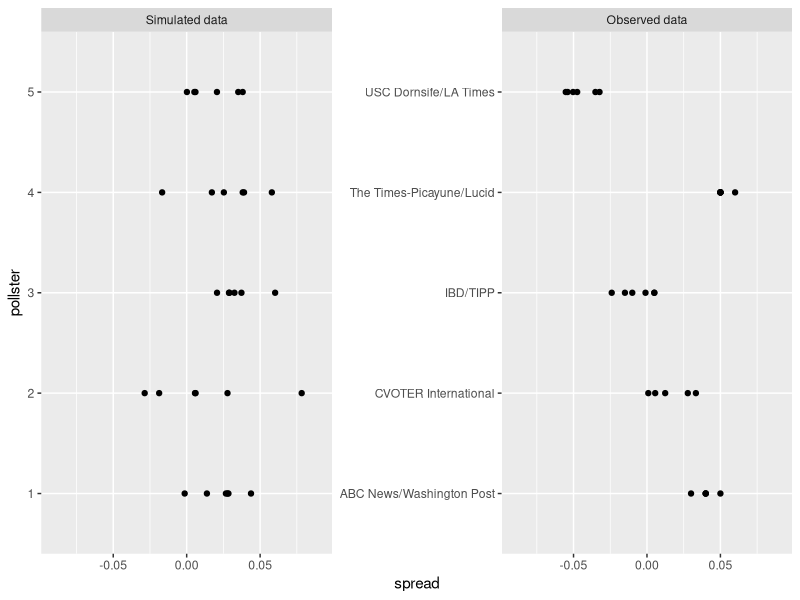
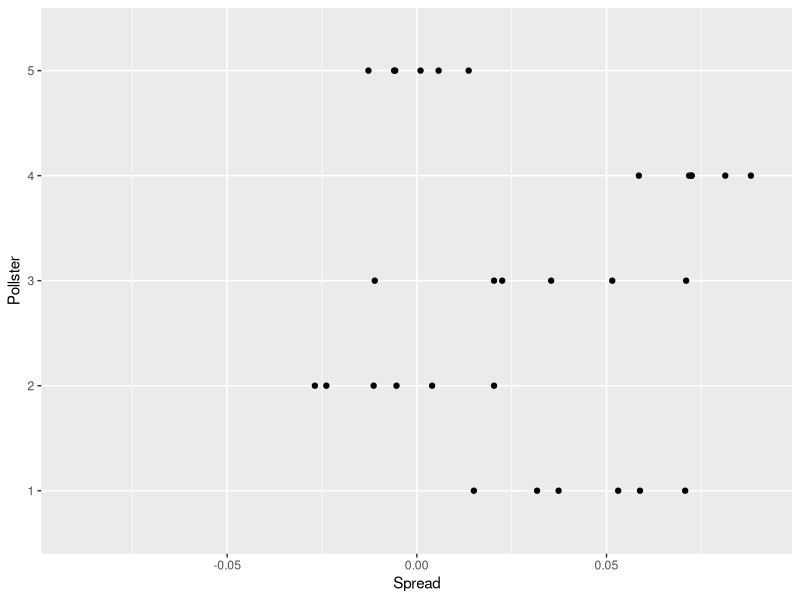

R code for these plots, in order: (Note: this script raises an error after producing the figures.)
## ---- chunk 1
#| echo: false
#| message: false
#| warning: false
#| cache: false
#| 
library(tidyverse)
library(dslabs)
## ---- chunk 2
#knitr::include_graphics(file.path(img_path, "pollster-2016-predictions.png"))
tmp <- data.frame(NYT = "  85%", `538` = "  71%", HuffPost = "  98%", PW = "  89%", PEC = " >99%", DK = "  92%", Cook = " Lean Dem", Roth = " Lean Dem", check.names = FALSE, row.names = "Win Prob")
if (knitr::is_html_output()) {
  knitr::kable(tmp, "html") |>
    kableExtra::kable_styling(bootstrap_options = "striped", full_width = FALSE)
} else{
  knitr::kable(tmp, "latex", booktabs = TRUE) |>
    kableExtra::kable_styling(font_size = 8)
}
## ---- chunk 3
set.seed(2012)
J <- 6
N <- 3000
theta <- 0.021
p <- (theta + 1)/2
y <- rnorm(J, theta, 2*sqrt(p*(1 - p)/N))
## ---- chunk 4
I <- 5
y <- sapply(1:I, function(i) rnorm(J, theta, 2*sqrt(p*(1 - p)/N)))
## ---- chunk 5
polls <- polls_us_election_2016 |> 
  filter(state == "U.S." & enddate >= "2016-11-02" & population == "lv") |>
  mutate(spread = rawpoll_clinton/100 - rawpoll_trump/100) 

tmp <- polls |> group_by(pollster) |> 
  filter(n() >= 5) |> 
  ungroup() |>
  select(pollster, spread) |>
  mutate(type = "Observed data", pollster = as.character(pollster)) |>
  bind_rows(tibble(spread = as.vector(y) , 
                      pollster = rep(as.character(1:I), each = J),
                      type = "Simulated data")) 
tmp |>
  mutate(type = factor(type, levels = c("Simulated data", "Observed data"))) |>
  ggplot(aes(pollster, spread)) + 
  geom_point() + 
  coord_flip() +
  facet_wrap( ~ type, scales = "free_y") +
  ylim(-.09,.09)
## ---- chunk 6
h <- rnorm(I, 0, 0.025)
y <- sapply(1:I, function(i) theta + h[i] + rnorm(J, 0, 2*sqrt(p*(1 - p)/N)))
## ---- chunk 7
data.frame(Spread = as.vector(y) , Pollster = as.factor(rep(1:I, each = J))) |>
  ggplot(aes(Pollster, Spread)) +
  geom_point() +
  coord_flip() +
  ylim(-.09,.09)
## ---- chunk 8
one_poll_per_pollster <- polls |> group_by(pollster) |> 
  slice_max(enddate, n = 1, with_ties = FALSE) |>
  ungroup()
## ---- chunk 9
y_bar <- mean(one_poll_per_pollster$spread)
## ---- chunk 10
sigma_b <- 0.03
s2 <- with(one_poll_per_pollster, sd(spread)^2/length(spread))
se <- sqrt(s2 + sigma_b^2)
## ---- chunk 11
theta_0 <- 0
tau <- 0.05
B <- se^2/(se^2 + tau^2)
posterior_mean <- B*theta_0 + (1 - B)*y_bar
posterior_se <- sqrt(1/(1/se^2 + 1/tau^2))
1 - pnorm(0, posterior_mean, posterior_se)
## ---- chunk 12
results <- results_us_election_2016 |> select(state, electoral_votes)
## ---- chunk 13
polls <- polls_us_election_2016 |>
  filter(state != "U.S." & enddate >= "2016-11-02" &  population != "a") |>
  mutate(spread = (rawpoll_clinton - rawpoll_trump)/100)
## ---- chunk 14
polls <- polls |>
  arrange(population, desc(enddate)) |>
  group_by(state, pollster) |>
  slice(1) |>
  ungroup() 
## ---- chunk 15
weights <- data.frame(grade = unique(sort(polls$grade))) |> 
  mutate(weight = seq(0.3, 1, length = length(grade)))
## ---- chunk 16
polls <- polls |> 
  filter(!is.na(grade)) |>
  left_join(weights, by = "grade") |> 
  group_by(state) |>
  summarize(n = n(),
            avg = sum(weight*spread)/sum(weight), 
            sd = sqrt(sum(weight*(spread - avg)^2)/((n - 1)/n*sum(weight))),
            n_eff = sum(weight)^2/sum(weight^2))
## ---- chunk 17
polls$sd <- with(polls, median(sd[n_eff >= 5], na.rm = TRUE))
## ---- chunk 18
results <- left_join(results, polls, by = "state")
## ---- chunk 19
results <- results_us_election_2012 |> 
  mutate(theta_0 = (obama - romney)/100) |> 
  select(state, theta_0) |> 
  right_join(results, by = "state")
## ---- chunk 20
results$tau <- 0.05
## ---- chunk 21
results <- results |>
  mutate(B = sd^2/n_eff/((sd^2/n_eff) + tau^2),
    posterior_mean = if_else(is.na(avg), theta, B*theta_0 + (1 - B)*avg),
    posterior_se = if_else(is.na(avg), tau, sqrt(1/(n_eff/sd^2 + 1/tau^2))))
## ---- chunk 22
set.seed(1983)
B <- 50000
n_states <- nrow(results)
trump_ev <- replicate(B,{
  theta <- with(results, rnorm(n_states, posterior_mean, posterior_se))
  sum(results$electoral_votes[theta < 0])
})
mean(trump_ev > 269)
## ---- chunk 23
sigma_b <- 0.03
trump_ev_2 <- replicate(B, {
  bias <- rnorm(1, 0, sigma_b) 
  mu <- with(results, rnorm(n_states, posterior_mean, posterior_se))
  mu <- mu + bias
  sum(results$electoral_votes[mu < 0])
})
mean(trump_ev_2 > 269)
## ---- chunk 24
state_map <- setNames(c("DC", "ME", "NE"), c("District of Columbia", "Maine","Nebraska"))
tmp <- left_join(results, results_us_election_2016, by = "state") |>
  mutate(abb = state.abb[match(state, state.name)]) |> 
  mutate(abb = ifelse(is.na(abb), str_replace_all(state, state_map), abb)) |> 
  mutate(spread = clinton - trump, avg = avg*100)

tmp |>
  filter(n >= 3 & abb != "DC") |>
  ggplot(aes(avg, spread)) +
  geom_point(aes(size = n)) + 
  geom_abline() +
  ggrepel::geom_text_repel(aes(label = abb), size = 2) +
  scale_size_continuous(range = c(0, 3)) +
  labs(x = "Polling average", y = "Actual result", caption = "Includes states with three or more polls taken during the last week.", title = "Difference between Clinton and Trump", size = "Number of polls")
## ---- chunk 25
tmp |> filter(sign(spread) != sign(avg)) |>
  select(state, avg, spread) |>
  mutate(across(-state, ~round(.,1))) |>
  setNames(c("State", "Polling average", "Actual result"))
## ---- chunk 26
regions <- select(results, state) |>
  mutate(abb = state.abb[match(state, state.name)]) |>
  mutate(region = state.division[match(state, state.name)]) |>
  mutate(region = case_when(
    abb %in% c("PA", "OH", "MI", "IN", "WI", "WV") ~ "Rust Belt",
    abb %in% c("IL", "IN", "IA", "KS", "MN", "MO", "NE", "ND", "SD") ~ "Midwest",
    abb %in% c("AL", "AR", "FL", "GA", "KY", "LA", "MS", "MO", "NC", "SC", 
               "TN", "WV") ~ "South",
    abb %in% c("AZ", "NM", "TX", "OK", "NV") ~ "Southwest",
    abb %in% c("VA", "DE", "MD", "DC") ~ "Middle Atlantic",
    state == "District of Columbia" ~ "Middle Atlantic",
    str_detect(state, "Maine") ~ "New England",
    str_detect(state, "Nebraska") ~ "Midwest",
    TRUE ~ region)) |> select(-abb)

tmp |> left_join(regions, by = "state") |>
  filter(n >= 3 & abb != "DC") |>
  mutate(bias = avg - spread,
         region = reorder(region, bias, median, na.rm = TRUE)) |>
  ggplot(aes(region, bias)) +
  geom_hline(yintercept = 0, lty = 2) + 
  geom_boxplot(outlier.shape = NA, width = 0.5) +
  geom_point(aes(color = region), show.legend = FALSE) +
  ggrepel::geom_text_repel(aes(label = abb), size = 2) +
  theme(axis.text.x = element_text(angle = 45, hjust = 1)) +
  labs(x = "Region", y = "Polling average - actual result")
## ---- chunk 27
#| cache: true
#| echo: false

results <- left_join(results, regions, by = "state")
sigma_g <- 0.02
the_regions <- unique(regions$region)
n_r <- length(the_regions)
sigma_r <- sqrt(sigma_b^2 - sigma_g^2)
trump_ev_3 <- replicate(B, {
  bias_g <- rnorm(1, 0, sigma_b) 
  bias_r <- data.frame(region = the_regions, error = rt(n_r, 3)*sigma_r)
  bias_r <- left_join(results, bias_r, by = "region") |> pull(error)
  theta <- with(results, posterior_mean + rt(n_states, 3)*posterior_se)
  theta <- theta + bias_g + bias_r
  sum(results$electoral_votes[theta < 0])
})

tibble(rows = seq_along(trump_ev), Naive = trump_ev, `538` = trump_ev_3) |> 
  pivot_longer(-rows) |>
  mutate(name = factor(name, levels = c("Naive", "538"))) |>
  ggplot(aes(value)) + 
  geom_histogram(binwidth = 1) +
  geom_vline(xintercept = 269) +
  facet_grid(name ~ ., scales = "free")  +
  labs(x = "# Electoral College Votes")
## ---- chunk 28
one_pollster <- polls_us_election_2016 |> 
  filter(pollster == "Ipsos" & state == "U.S.") |> 
  mutate(spread = rawpoll_clinton/100 - rawpoll_trump/100)
## ---- chunk 29
one_pollster |> mutate(p_hat = (spread + 1)/2, N = samplesize) |>
  summarize(empirical = sd(spread), 
            theoretical = median(2*sqrt(p_hat*(1 - p_hat)/N))) 
## ---- chunk 30
one_pollster |> ggplot(aes(spread)) + geom_histogram(binwidth = 0.01,  color = I("black"))
## ---- chunk 31
one_pollster |> ggplot(aes(enddate, spread)) + 
  geom_point() + 
  geom_smooth(formula = y ~ x, method = "loess", span = 0.1)
## ---- chunk 32
library(tidyverse)
library(dslabs)
polls <- polls_us_election_2016 |> 
  filter(state != "U.S." & enddate >= "2016-10-31") |> 
  mutate(spread = rawpoll_clinton/100 - rawpoll_trump/100)
